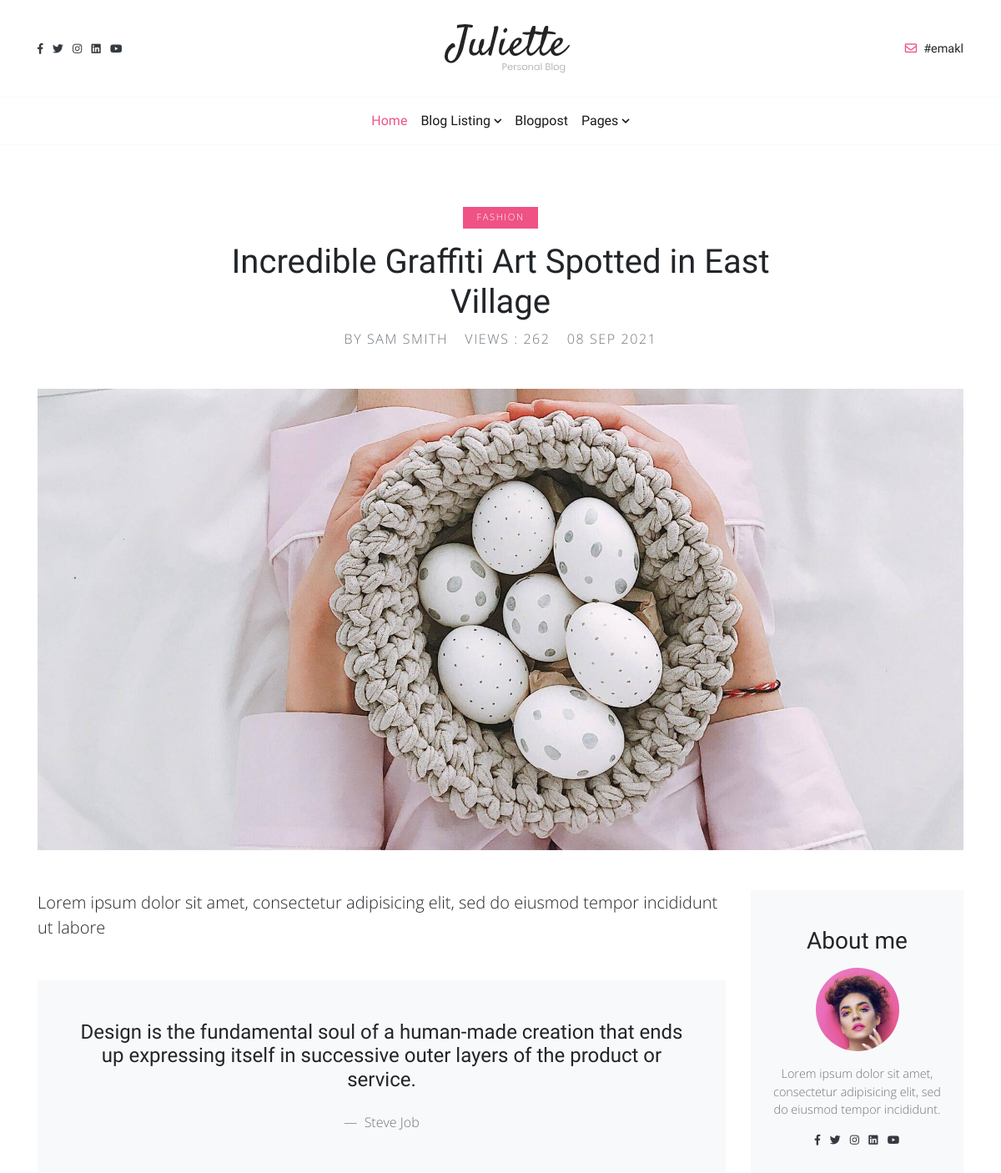
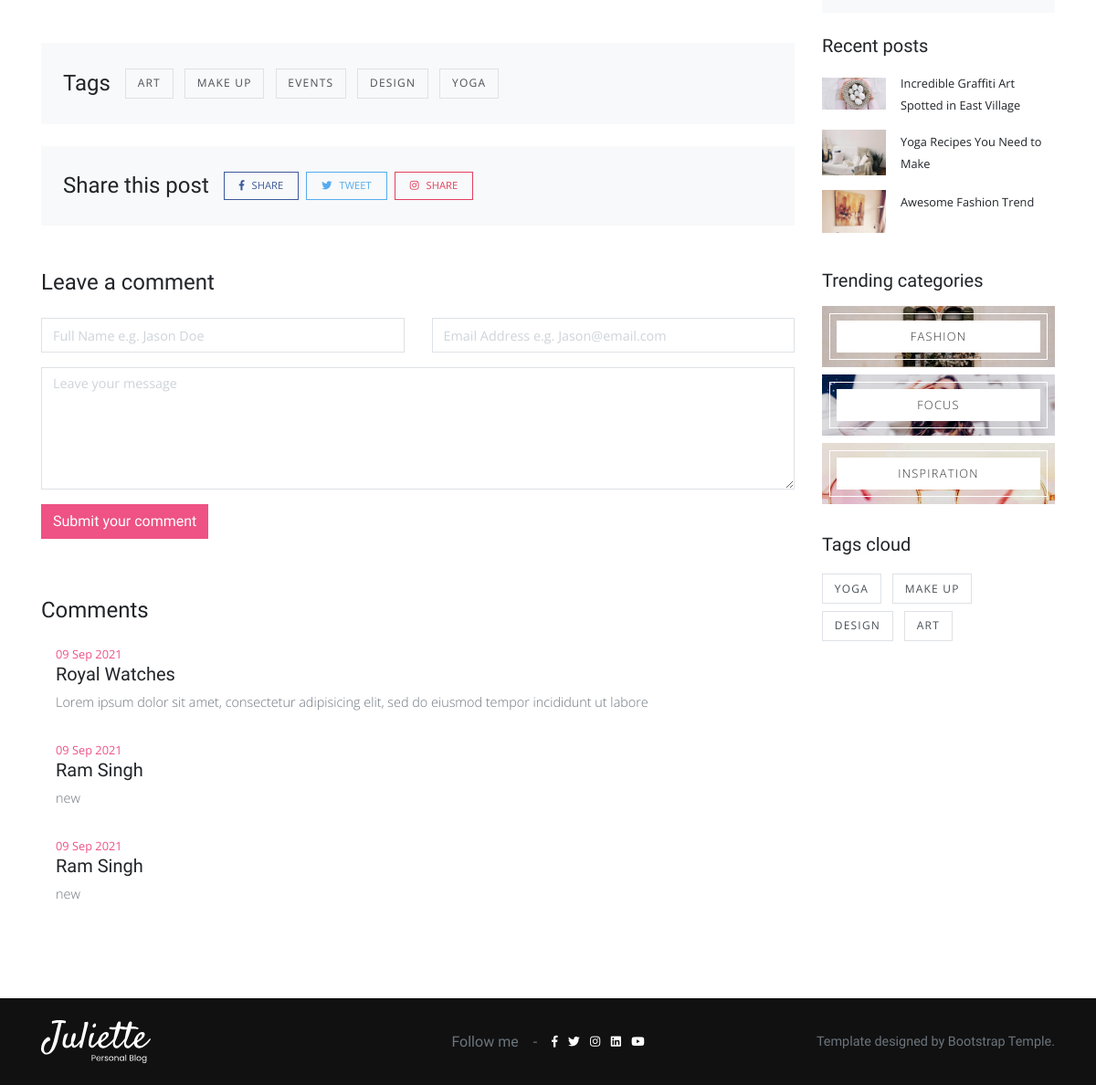
The app's page /blog/1/Incredible/ with its own data (2 pictures, top to bottom).
### blogs/models.py (models this page shows, shortened)
class About_me(models.Model):
    image = models.ImageField(upload_to="user/")
    detail = models.TextField()
    instagram  = models.CharField(max_length=300)
    twiter  = models.CharField(max_length=300)
    linked_in  = models.CharField(max_length=300)
    youtube  = models.CharField(max_length=300)
    facebook  = models.CharField(max_length=300)
    email  = models.CharField(max_length=300)

class Blog(models.Model):
    id  = models.AutoField(primary_key=True)
    name  = models.CharField(max_length=100)
    tags = TaggableManager()
    category = models.ForeignKey(Category, on_delete=models.CASCADE)
    slug = models.SlugField()
    image  = models.ImageField(upload_to="blogs/",)
    overview  = models.CharField(max_length=100)
    detail = tinymce_models.HTMLField()
    writer = models.CharField(max_length=100)
    created_at = models.DateTimeField(auto_now_add = True)
    updated_at = models.DateTimeField(auto_now = True)
    is_active = models.BooleanField(default=True)
    views   = models.BigIntegerField(default=0)

class Category(models.Model):
    name  = models.CharField(max_length=100)
    slug = models.SlugField()
    image  = models.ImageField(upload_to="category/",)
    def __str__(self):
        return self.name

class Quote(models.Model):
    quote = models.TextField()
    by = models.CharField(max_length=10)
    created_at = models.DateTimeField(auto_now_add=True)

class Comment(models.Model):
    blog = models.ForeignKey(Blog, on_delete=models.CASCADE)
    full_name = models.CharField( max_length=100)
    email  = models.EmailField()
    comment = models.TextField()
    created_at = models.DateTimeField(auto_now_add=True)
    is_active = models.BooleanField(default=True)

### core/views.py (the view, shortened to what this page needs)
# urls.py: 2. Add a URL to urlpatterns:  path('blog/', include('blog.urls'))
def blog(request, id, slug):
    blog = get_object_or_404(Blog , id=id , slug=slug)
    blog.views = blog.views + 1
    blog.save()
    quote = Quote.objects.get(id= 1)
    comment = Comment.objects.filter(blog = blog)[:10:-1]
    context = {
    'blog':blog,
    'quote':quote,
    'comments':comment,
    }
    return render(request,'core/basics/blog.html',context)

### core/templates/core/basics/blog.html (shortened to what this page needs)
{% extends "core/base.html" %}
{% block content %}
<section class="py-5">
  <div class="container py-4">
    <div class="row text-center">
      <div class="col-lg-8 mx-auto"><a class="category-link mb-3 d-inline-block" href="{% url 'category' blog.category.id blog.category.slug %}">{{blog.category}}</a>
        <h1>{{blog.name}}</h1>
        <ul class="list-inline mb-5">
          <li class="list-inline-item mx-2"><a class="text-uppercase text-muted reset-anchor" href="#">{{blog.writer}}</a></li>
          <li class="list-inline-item mx-2"><a class="text-uppercase text-muted reset-anchor" href="#">Views : {{blog.views}}</a></li>
          <li class="list-inline-item mx-2"><a class="text-uppercase text-muted reset-anchor" href="#">{{blog.created_at |  date:" d M Y" }}</a></li>
        </ul>
      </div>
    </div><img class="w-100 mb-5" src="{{blog.image.url}}" alt="...">
    <div class="row">
      <div class="col-lg-9">
        <p class="lead mb-5">{{blog.overview}}</p>
        <blockquote class="blockquote bg-light p-4 p-lg-5 text-center mb-5">
          <p class="h4 mb-4">{{quote.quote}}</p>
          <footer class="blockquote-footer">
            <cite title="Source Title">{{quote.by}}</cite>
          </footer>
        </blockquote>
        <div class="d-flex align-items-center flex-column flex-sm-row mb-4 p-4 bg-light">
          <h3 class="h4 mb-3 mb-sm-0">Tags</h3>
          <ul class="list-inline mb-0 ml-0 ml-sm-3">
            {% for tag in blog.tags.all %}
            <li class="list-inline-item my-1 mr-2"><a class="sidebar-tag-link" href="{% url 'tags' tag.slug %}">{{tag.name}}</a></li>
            {% endfor %}
          </ul>
        </div>
        <div class="d-flex align-items-center flex-column flex-sm-row mb-5 p-4 bg-light">
          <h3 class="h4 mb-3 mb-sm-0">Share this post</h3>
          <ul class="list-inline mb-0 ml-0 ml-sm-3">
            <li class="list-inline-item mr-1 my-1"><a class="social-link-share facebook" href="#"><i class="fab fa-facebook-f mr-2"></i>Share</a></li>
            <li class="list-inline-item mr-1 my-1"><a class="social-link-share twitter" href="#"><i class="fab fa-twitter mr-2"></i>Tweet</a></li>
            <li class="list-inline-item mr-1 my-1"><a class="social-link-share instagram" href="#"><i class="fab fa-instagram mr-2"></i>Share</a></li>
          </ul>
        </div>
        <h3 class="h4 mb-4">Leave a comment</h3>
        <form class="mb-5" method="post">
          <div class="row">
            <div class="form-group col-lg-6">
              <input class="form-control" type="text" name="name" placeholder="Full Name e.g. Jason Doe" required>
            </div>
            <div class="form-group col-lg-6">
              <input class="form-control" type="email" name="email" placeholder="Email Address e.g. Jason@email.com" required>
            </div>
            <div class="form-group col-lg-12">
              <textarea class="form-control" name="message" rows="5" placeholder="Leave your message" required></textarea>
            </div>
            <div class="form-group col-lg-12">
              <button class="btn btn-primary" type="submit">Submit your comment</button>
            </div>
          </div>
        </form>
        <h3 class="h4 mb-4">Comments</h3>
        <ul class="list-unstyled comments">
          {% for comment in comments %}
          <li>
            <div class="media mb-4">
              <div class="media-body ml-3">
                <p class="small mb-0 text-primary">{{comment.created_at |  date:" d M Y"}}</p>
                <h5>{{comment.full_name}}</h5>
                <p class="text-muted text-small mb-2">{{comment.comment}}</p>
              </div>
            </div>
          </li>
          {% endfor %}
        </ul>
      </div>
      <div class="col-lg-3">
        {% include "core/components/about.html" %}
        {% include "core/components/recent_post.html" %}
        {% include "core/components/categories.html" %}
        {% include "core/components/tags.html" %}
      </div>
    </div>
  </div>
</section>
{% endblock %}

### core/templates/core/components/nav.html (shortened to what this page needs)
{% load static %}
<header class="header">
  <nav class="navbar navbar-expand-lg navbar-light py-4 index-forward bg-white">
    <div class="container d-flex justify-content-center justify-content-lg-between align-items-center">
      <ul class="list-inline small mb-0 text-dark d-none d-lg-block">
        <li class="list-inline-item"><a class="reset-anchor" href="{{about_me.facebook}}"><i class="fab fa-facebook-f"></i></a></li>
        <li class="list-inline-item"><a class="reset-anchor" href="{{about_me.twiter}}"><i class="fab fa-twitter"></i></a></li>
        <li class="list-inline-item"><a class="reset-anchor" href="{{about_me.instagram}}"><i class="fab fa-instagram"></i></a></li>
        <li class="list-inline-item"><a class="reset-anchor" href="{{about_me.linked_in}}"><i class="fab fa-linkedin"></i></a></li>
        <li class="list-inline-item"><a class="reset-anchor" href="{{about_me.youtube}}"><i class="fab fa-youtube"></i></a></li>
      </ul><a class="navbar-brand" href="{% url 'home' %}"><img src="{% static "img/logo.svg"%}" alt="..." width="150"></a><a class="reset-anchor text-small mb-0 h6 d-none d-lg-block" href="mailto:{{about_me.email}}"><i class="far fa-envelope mr-2 text-primary"></i>{{about_me.email}}</a>
    </div>
  </nav>
  <nav class="navbar navbar-expand-lg navbar-light border-top border-bottom border-light">
    <div class="container">
      <div class="collapse navbar-collapse" id="navbarSupportedContent">
        <ul class="navbar-nav mx-auto">
          <li class="nav-item">
            <a class="nav-link active" href="{% url 'home' %}">Home</a>
          </li>
          <li class="nav-item dropdown"><a class="nav-link dropdown-toggle" id="listingVariants" href="#" data-toggle="dropdown" aria-haspopup="true" aria-expanded="false">Blog Listing</a>
          </li>
          <li class="nav-item">
            <a class="nav-link" href="post.html">Blogpost</a>
          </li>
          <li class="nav-item dropdown"><a class="nav-link dropdown-toggle" id="pages" href="#" data-toggle="dropdown" aria-haspopup="true" aria-expanded="false">Pages</a>
          </li>
        </ul>
      </div>
    </div>
  </nav>
</header>

### core/templates/core/components/about.html
{% load static %}
<div class="card rounded-0 border-0 bg-light mb-4 py-lg-4">
  <div class="card-body text-center">
    <h2 class="h3 mb-3">About me</h2><img class="rounded-circle mb-3" src="{{about_me.image.url}}" alt="..." width="100">
    <p class="text-small text-muted">{{about_me.detail}}</p>
    <ul class="list-inline small mb-0 text-dark">
      <li class="list-inline-item"><a class="reset-anchor" href="{{about_me.facebook}}"><i class="fab fa-facebook-f"></i></a></li>
      <li class="list-inline-item"><a class="reset-anchor" href="{{about_me.twiter}}"><i class="fab fa-twitter"></i></a></li>
      <li class="list-inline-item"><a class="reset-anchor" href="{{about_me.instagram}}"><i class="fab fa-instagram"></i></a></li>
      <li class="list-inline-item"><a class="reset-anchor" href="{{about_me.linked_in}}"><i class="fab fa-linkedin"></i></a></li>
      <li class="list-inline-item"><a class="reset-anchor" href="{{about_me.youtube}}"><i class="fab fa-youtube"></i></a></li>
    </ul>
  </div>
</div>

### core/templates/core/components/recent_post.html
{% load static %}
<div class="card rounded-0 border-0 mb-4">
  <div class="card-body p-0">
    <h2 class="h5 mb-3">Recent posts</h2>
    {% for blog in recent_blogs %}
    <div class="media mb-3"><a class="d-block my-auto" href="{% url 'blog' blog.id blog.slug %}"><img class="img-fluid" src="{{blog.image.url}}" alt="" width="70"></a>
      <div class="media-body ml-3">
        <small><a class="reset-anchor" href="{% url 'blog' blog.id blog.slug %}">{{blog.name}}</a></small>
      </div>
    </div>
    {% endfor %}
  </div>
</div>

### core/templates/core/components/categories.html
{% load static %}
<div class="card rounded-0 border-0 mb-4">
  <div class="card-body p-0">
    <h2 class="h5 mb-3">Trending categories</h2>
    {% for category in categories  %}
    <a class="category-block category-block-sm bg-center bg-cover mb-2" style="background: url({{category.image.url}})" href="{% url 'category' category.id category.slug %}"><span class="category-block-title">{{category.name}}</span>
    </a>
    {% endfor %}
  </div>
</div>

### core/templates/core/components/tags.html
{% load static %}
<div class="card rounded-0 border-0 mb-4">
  <div class="card-body p-0">
    <h2 class="h5 mb-3">Tags cloud</h2>
    <ul class="list-inline">
      {% for tag in tags %}
      <li class="list-inline-item my-1 mr-2"><a class="sidebar-tag-link" href="{% url 'tags' tag.slug %}">{{tag}}</a></li>
      {% endfor %}
    </ul>
  </div>
</div>

### records on screen
About_me: email "#emakl", image (picture), detail "Lorem ipsum dolor sit amet, consectetur adipisicing elit, sed do eiusmod tempor incididunt."
Blog: category "FASHION", name "Incredible Graffiti Art Spotted in East Village", writer "BY SAM SMITH", views "262", created_at "08 SEP 2021", image (picture), overview "Lorem ipsum dolor sit amet, consectetur adipisicing elit, sed do eiusmod tempor incididunt ut labore"
Quote: quote "Design is the fundamental soul of a human-made creation that ends up expressing itself in successive outer layers of the product or service.", by "Steve Job"
Tag: name "ART"
Tag: name "MAKE UP"
Tag: name "EVENTS"
Tag: name "DESIGN"
Tag: name "YOGA"
Comment: created_at "09 Sep 2021", full_name "Royal Watches", comment "Lorem ipsum dolor sit amet, consectetur adipisicing elit, sed do eiusmod tempor incididunt ut labore"
Comment: created_at "09 Sep 2021", full_name "Ram Singh", comment "new"
Comment: created_at "09 Sep 2021", full_name "Ram Singh", comment "new"
Blog: image (picture), name "Yoga Recipes You Need to Make"
Blog: image (picture), name "Awesome Fashion Trend"
Category: image (picture), name "FASHION"
Category: image (picture), name "FOCUS"
Category: image (picture), name "INSPIRATION"
